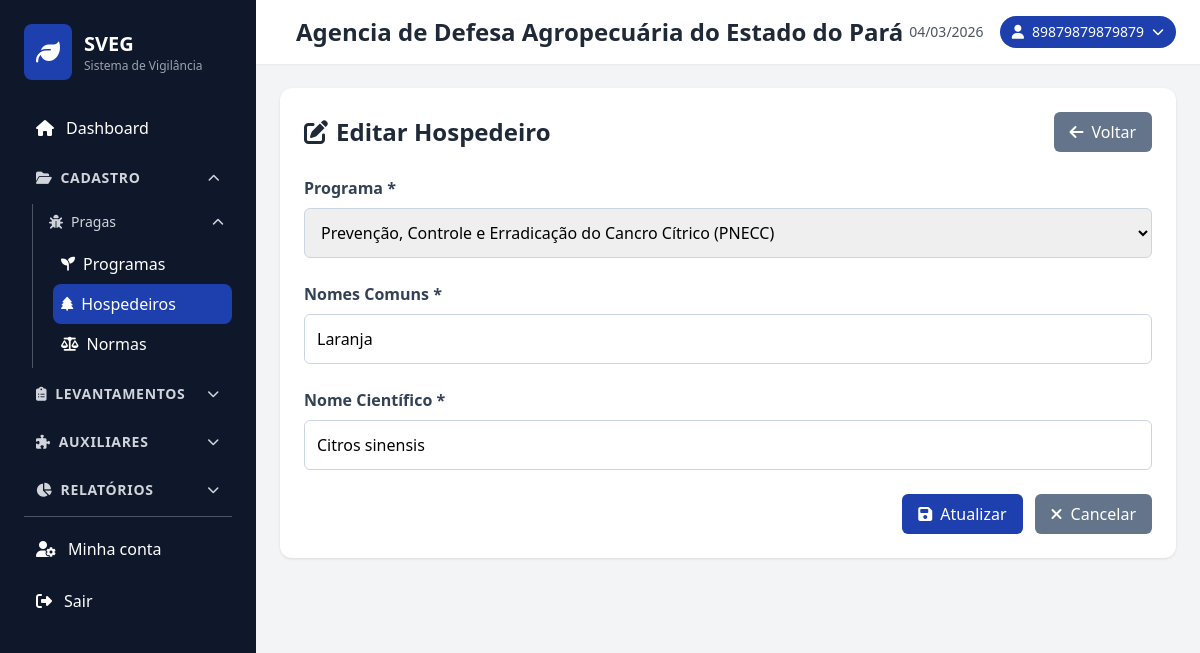
The page /hospedeiros/edit.php?id=dd1381be-38e4-4286-9204-8a1197875a35 (signed in) on the database as committed earlier.
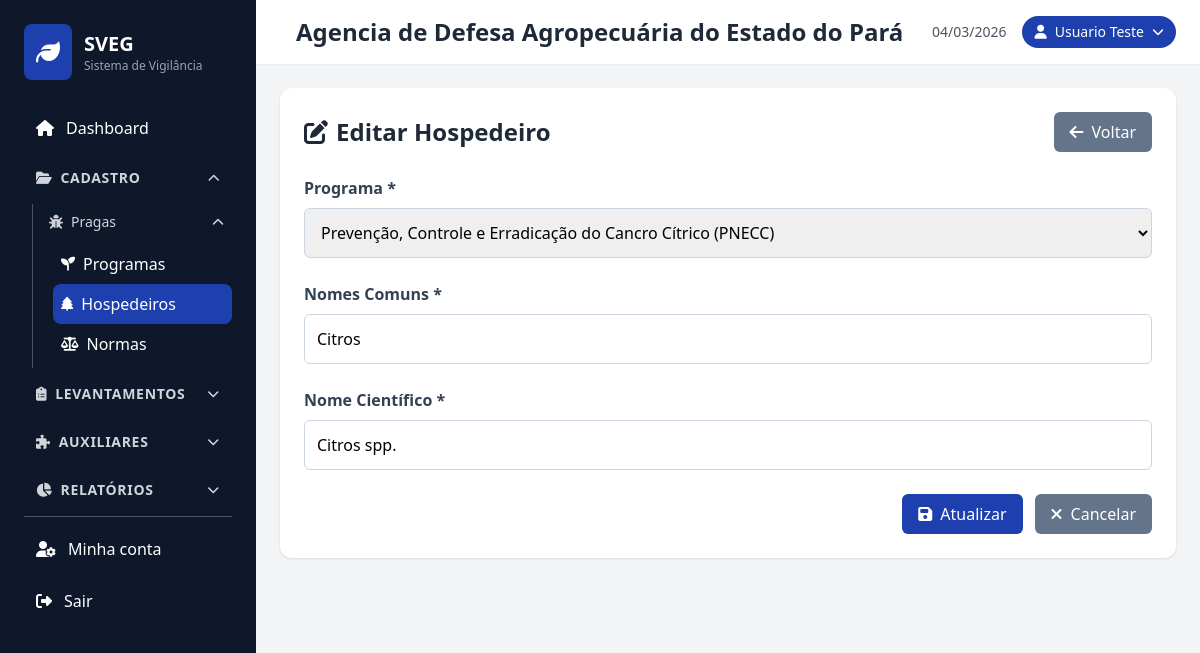
The same page on the database as committed later.
### tables this page shows
CREATE TABLE `hospedeiros` (
  `id` varchar(36) NOT NULL,
  `id_programa` varchar(36) NOT NULL,
  `nomes_comuns` varchar(255) NOT NULL,
  `nome_cientifico` varchar(255) NOT NULL,
  `criado_em` timestamp NOT NULL DEFAULT CURRENT_TIMESTAMP,
  `atualizado_em` timestamp NOT NULL DEFAULT CURRENT_TIMESTAMP ON UPDATE CURRENT_TIMESTAMP
);

CREATE TABLE `programas` (
  `id` char(36) NOT NULL,
  `codigo` varchar(20) DEFAULT NULL,
  `nome` varchar(255) NOT NULL,
  `nomes_comuns` varchar(255) DEFAULT NULL,
  `nome_cientifico` varchar(255) DEFAULT NULL,
  `criado_em` timestamp NOT NULL DEFAULT CURRENT_TIMESTAMP,
  `atualizado_em` timestamp NOT NULL DEFAULT CURRENT_TIMESTAMP ON UPDATE CURRENT_TIMESTAMP
);

### includes/auth.php (called while the page is built, shortened)
<?php
function getLoggedUser() {
    return $_SESSION['user'] ?? null;
}

### includes/functions.php (called while the page is built, shortened)
<?php
function getUserPhotoDataUrl($login) {
    $db = (new Database())->getConnection();
    $stmt = $db->prepare("SELECT picture FROM sec_users WHERE login = ?");
    $stmt->execute([$login]);
    $blob = $stmt->fetchColumn();
    if (!$blob) return null;
    $finfo = new finfo(FILEINFO_MIME_TYPE);
    $mime = $finfo->buffer($blob) ?: 'image/jpeg';
    return 'data:' . $mime . ';base64,' . base64_encode($blob);
}
function sanitizeInput($data) {
    $data = trim($data);
    $data = stripslashes($data);
    return htmlspecialchars($data, ENT_QUOTES, 'UTF-8');
}
?>

### hospedeiros/edit.php (the view, shortened to what the changed rows need)
<?php
require_once '../includes/functions.php';
$database = new Database();
$db = $database->getConnection();
$id = isset($_GET['id']) ? sanitizeInput($_GET['id']) : null;
$stmt = $db->prepare("SELECT * FROM hospedeiros WHERE id = :id");
$stmt->bindParam(':id', $id);
$stmt->execute();
$hospedeiro = $stmt->fetch(PDO::FETCH_ASSOC);
$stmt = $db->query("SELECT id, nome, codigo FROM programas ORDER BY nome ASC");
$programas = $stmt->fetchAll(PDO::FETCH_ASSOC);
include '../includes/header.php';
?>
<div class="card">
    <div class="flex justify-between items-center mb-6">
        <h2 class="text-2xl font-bold text-gray-800">
            <i class="fas fa-edit mr-2"></i>Editar Hospedeiro
        </h2>
    </div>
    <form method="POST" class="space-y-6">
        <div class="form-group">
            <label for="id_programa">Programa *</label>
            <select id="id_programa" name="id_programa" class="form-control" required>
                <?php foreach ($programas as $programa): ?>
                <option value="<?php echo htmlspecialchars($programa['id']); ?>" <?php echo (isset($_POST['id_programa']) ? $_POST['id_programa'] : $hospedeiro['id_programa']) == $programa['id'] ? 'selected' : ''; ?>>
                    <?php echo htmlspecialchars($programa['nome']); ?>
                    <?php if (!empty($programa['codigo'])): ?> (<?php echo htmlspecialchars($programa['codigo']); ?>)<?php endif; ?>
                </option>
                <?php endforeach; ?>
            </select>
        </div>
        <div class="form-group">
            <label for="nomes_comuns">Nomes Comuns *</label>
            <input type="text" id="nomes_comuns" name="nomes_comuns" class="form-control" value="<?php echo htmlspecialchars($_POST['nomes_comuns'] ?? $hospedeiro['nomes_comuns']); ?>" required>
        </div>
        <div class="form-group">
            <label for="nome_cientifico">Nome Científico *</label>
            <input type="text" id="nome_cientifico" name="nome_cientifico" class="form-control" value="<?php echo htmlspecialchars($_POST['nome_cientifico'] ?? $hospedeiro['nome_cientifico']); ?>" required>
        </div>
    </form>
</div>
<?php include '../includes/footer.php'; ?>

### includes/header.php (shortened to what the changed rows need)
<?php
require_once __DIR__ . '/auth.php';
$script_name = isset($_SERVER['SCRIPT_NAME']) ? $_SERVER['SCRIPT_NAME'] : '/';
$script_dir = str_replace('\\', '/', dirname($script_name));
$dir_segments = array_values(array_filter(explode('/', trim($script_dir, '/'))));
$subfolders = ['programas', 'propriedades', 'produtos', 'hospedeiros', 'produtores', 'orgaos', 'orgaos_tipos', 'unidades', 'municipios', 'cargos', 'normas', 'termo_inspecao', 'amostragem', 'usuarios', 'config_email'];
$last_seg = end($dir_segments);
if ($last_seg && in_array($last_seg, $subfolders)) {
    array_pop($dir_segments);
}
$base_path = (count($dir_segments) > 0) ? '/' . implode('/', $dir_segments) . '/' : '/';
?>
<!DOCTYPE html>
<html lang="pt-BR">
<head>
    <script src="https://cdn.tailwindcss.com"></script>
    <link rel="stylesheet" href="https://cdnjs.cloudflare.com/ajax/libs/font-awesome/6.4.0/css/all.min.css">
    <link rel="stylesheet" href="<?php echo htmlspecialchars($base_path); ?>css/style.css">
</head>
<body class="bg-gray-100">
    <div class="flex h-screen overflow-hidden">
        <?php include 'sidebar.php'; ?>
        <div class="flex flex-col flex-1 overflow-y-auto">
            <header id="app-header" class="bg-white shadow-sm">
                <div class="px-6 py-4 flex justify-between items-center">
                    <div class="flex items-center">
                        <h1 class="text-2xl font-bold text-gray-800 ml-4"><?php
                            $u = getLoggedUser();
                            echo htmlspecialchars($u['orgao_nome'] ?? 'SVEG');
                        ?></h1>
                    </div>
                    <div class="flex items-center space-x-4">
                        <?php $user = getLoggedUser();
                        $user_photo_url = $user ? getUserPhotoDataUrl($user['login']) : null;
                        ?>
                        <div class="relative" id="user-badge-wrap">
                            <button type="button" id="user-badge" class="flex items-center gap-2 bg-primary text-white px-3 py-1.5 rounded-full text-sm hover:bg-blue-900 cursor-pointer transition-colors">
                                <?php if ($user_photo_url): ?>
                                <img src="<?php echo htmlspecialchars($user_photo_url); ?>" alt="" class="w-6 h-6 rounded-full object-cover">
                                <?php else: ?>
                                <i class="fas fa-user"></i>
                                <?php endif; ?>
                                <span><?php echo htmlspecialchars($user['name'] ?? $user['login'] ?? 'Usuário'); ?></span>
                                <i class="fas fa-chevron-down text-xs"></i>
                            </button>
                        </div>
                    </div>
                </div>
            </header>
            <main class="flex-1 p-6 overflow-y-auto min-w-0">

Rows that differ between the two databases and show on the page:
changed hospedeiros "Prevenção, Controle e Erradicação do Cancro Cítrico (PNECC)": nomes_comuns "Laranja" → "Citros"; nome_cientifico "Citros sinensis" → "Citros spp."
Other text that changed with them:
$user['name']: "89879879879879" → "Usuario Teste"
